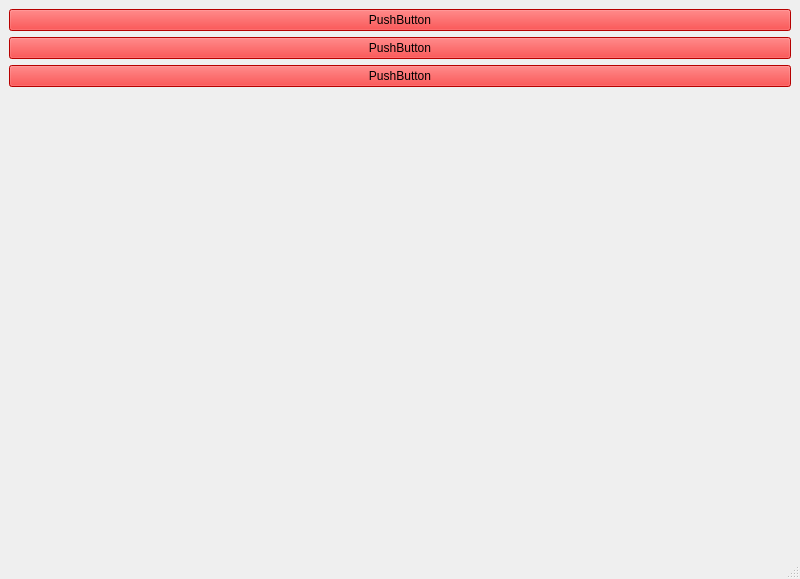
<?xml version="1.0" encoding="UTF-8"?>
<ui version="4.0">
 <class>MainWindow</class>
 <widget class="QMainWindow" name="MainWindow">
  <property name="geometry">
   <rect>
    <x>0</x>
    <y>0</y>
    <width>800</width>
    <height>579</height>
   </rect>
  </property>
  <property name="windowTitle">
   <string>MainWindow</string>
  </property>
  <widget class="QWidget" name="centralwidget">
   <property name="styleSheet">
    <string notr="true">QPushButton{
background-color: red;

}</string>
   </property>
   <layout class="QHBoxLayout" name="horizontalLayout">
    <item>
     <layout class="QVBoxLayout" name="verticalLayout">
      <item>
       <widget class="QPushButton" name="pushButton_2">
        <property name="text">
         <string>PushButton</string>
        </property>
       </widget>
      </item>
      <item>
       <widget class="QPushButton" name="pushButton_3">
        <property name="text">
         <string>PushButton</string>
        </property>
       </widget>
      </item>
      <item>
       <widget class="QPushButton" name="pushButton">
        <property name="text">
         <string>PushButton</string>
        </property>
       </widget>
      </item>
      <item>
       <spacer name="verticalSpacer">
        <property name="orientation">
         <enum>Qt::Vertical</enum>
        </property>
        <property name="sizeHint" stdset="0">
         <size>
          <width>20</width>
          <height>40</height>
         </size>
        </property>
       </spacer>
      </item>
     </layout>
    </item>
    <item>
     <layout class="QGridLayout" name="gridLayout"/>
    </item>
   </layout>
  </widget>
  <widget class="QMenuBar" name="menubar">
   <property name="geometry">
    <rect>
     <x>0</x>
     <y>0</y>
     <width>800</width>
     <height>26</height>
    </rect>
   </property>
  </widget>
  <widget class="QStatusBar" name="statusbar"/>
 </widget>
 <resources/>
 <connections/>
</ui>
